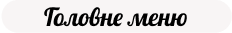
#> input picture imgs/MainMenu/Title-MainMenu.png, 232 x 33 px, found by its file name
$ python app.py
#> lines starting #> are read from the running program, lines starting #| are printed output that depends on the picture; pictures that were not available may be replaced by others from this repository, and a replacement may not be noted
from tkinter import *
from tkinter import ttk
from tkinter import messagebox
from PIL import Image, ImageTk

BACKGROUND = '#D9D9D9'
CENTER_LINE = "#C0BCBC"
MENU_POS = {'mainmenu': (0, 0), 'parammenu': (0, 2)}

root = Tk()
root.title("Painting the walls")
root.iconbitmap("imgs/Logo.ico")
root.geometry("525x370")
root.configure(bg=BACKGROUND)
# root.resizable(False, False)
for c in range(3): root.columnconfigure(c, weight=1)
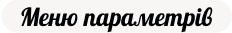
#> input picture imgs/Other/Title-Parameters.png, 232 x 33 px, found by its file name
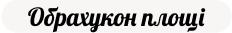
#> input picture Experience/imgs/AreaMenu/Title-Area.png, 232 x 33 px, given in place of Button-Calc.png, which was not available
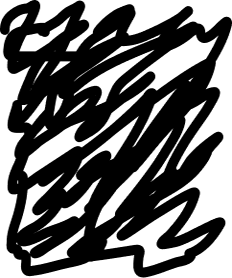
#> input picture Experience/imgs/Other/Doodles.png, 232 x 278 px, given in place of Button-Info.png, which was not available
root.rowconfigure(0, weight=1)


class Img:
    _imgs = {
        'title_mainmenu': ImageTk.PhotoImage(Image.open("imgs/Title-MainMenu.png")),
        'title_parameters': ImageTk.PhotoImage(Image.open("imgs/Title-Parameters.png")),
        'button_calc': ImageTk.PhotoImage(Image.open("imgs/Button-Calc.png")),
        'button_info': ImageTk.PhotoImage(Image.open("imgs/Button-Info.png")),
        'button_area': ImageTk.PhotoImage(Image.open("imgs/Button-Area.png")),
#> (the run stopped early here; a loop or call above may not have finished)
